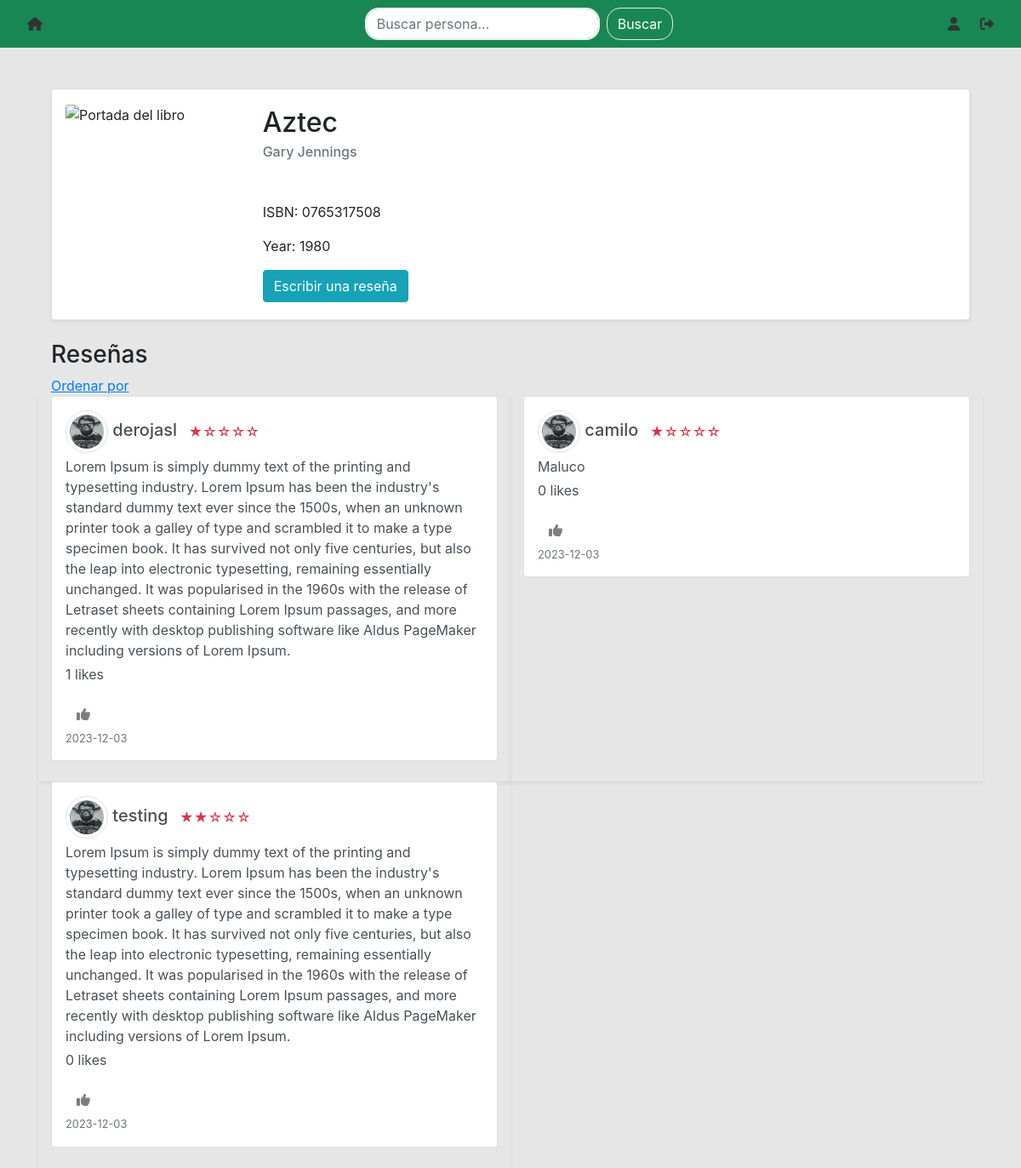
The page /book/0765317508 (signed in) on the database its author committed.
### website/models.py (models this page shows)
class Book(db.Model):
    id = db.Column(db.Integer, primary_key=True)
    isbn = db.Column(db.String(150), unique=True)
    title = db.Column(db.String(500))
    author = db.Column(db.String(300))
    year = db.Column(db.Integer)
    users = db.relationship('User', secondary='list')

class Review(db.Model):
    id = db.Column(db.Integer, primary_key=True)
    book_isbn = db.Column(db.String(150), db.ForeignKey('book.isbn'))
    user_email = db.Column(db.String(150), db.ForeignKey('user.email'))
    review = db.Column(db.String(5000))
    rating = db.Column(db.Integer)
    date = db.Column(db.DateTime(timezone=True), default=func.now())
    likes = db.relationship('Like', backref='review', lazy='dynamic')
    user = db.relationship('User', backref='review')

class User(db.Model, UserMixin):
    id = db.Column(db.Integer, primary_key=True)
    email = db.Column(db.String(150), unique=True)
    password = db.Column(db.String(150))
    first_name = db.Column(db.String(150))
    notes = db.relationship('Note')
    books = db.relationship('Book', secondary='list')
    reviews = db.relationship('Review')
    photo_path = db.Column(db.String(255))

### website/views.py (the view, shortened to what this page needs)
@views.route('/book/<isbn>', defaults={'sort': 'likes', 'order': 'desc'}, methods=['GET', 'POST'])
@views.route('/book/<isbn>/<sort>', defaults={'order': 'desc'}, methods=['GET', 'POST'])
@views.route('/book/<isbn>/<sort>/<order>', methods=['GET', 'POST'])
@login_required
def book(isbn, sort, order):
    book = Book.query.filter_by(isbn=isbn).first_or_404()
    cover_url = get_book_cover(isbn)
    reviewed = False
    invalid_feedback = False
    if sort == 'likes':
        if order == 'asc':
            reviews = Review.query.filter_by(book_isbn=book.isbn).outerjoin(Like).group_by(Review.id).order_by(func.count(Like.user_id).asc()).all()
        else:
            reviews = Review.query.filter_by(book_isbn=book.isbn).outerjoin(Like).group_by(Review.id).order_by(func.count(Like.user_id).desc()).all()
    elif sort == 'date':
        if order == 'asc':
            reviews = Review.query.filter_by(book_isbn=book.isbn).order_by(Review.date.asc()).all()
        else:
            reviews = Review.query.filter_by(book_isbn=book.isbn).order_by(desc(Review.date)).all()
    elif sort == 'length':
        if order == 'asc':
            reviews = Review.query.filter_by(book_isbn=book.isbn).order_by(func.length(Review.review).asc()).all()
        else:
            reviews = Review.query.filter_by(book_isbn=book.isbn).order_by(func.length(Review.review).desc()).all()
    else:
        reviews = Review.query.filter_by(book_isbn=book.isbn).all()
    return render_template('book.html', book=book, user=current_user, reviews=reviews, reviewed=reviewed, invalid_feedback=invalid_feedback, cover_url=cover_url)

### website/__init__.py (called while the page is built)
def create_app():
    app = Flask(__name__)
    app.config['SECRET_KEY'] = 'hjshjhdjah kjshkjdhjs'
    app.config['SQLALCHEMY_DATABASE_URI'] = f'sqlite:///{DB_NAME}'
    app.config['UPLOAD_FOLDER'] = './website/static/uploads'
    app.config['ALLOWED_EXTENSIONS'] = {'png', 'jpg', 'jpeg'}
    if not os.path.exists(app.config['UPLOAD_FOLDER']):
        os.makedirs(app.config['UPLOAD_FOLDER'])
    db.init_app(app)
    from .views import views
    from .auth import auth
    app.register_blueprint(views, url_prefix='/')
    app.register_blueprint(auth, url_prefix='/')
    from .models import User, Note
    with app.app_context():
        db.create_all()
    login_manager = LoginManager()
    login_manager.login_view = 'auth.login'
    login_manager.init_app(app)
    @login_manager.user_loader
    def load_user(id):
        return User.query.get(int(id))
    return app

### website/views.py (called while the page is built)
def get_book_cover(isbn):
    return f'https://covers.openlibrary.org/b/isbn/{isbn}-L.jpg'

### website/templates/book.html (shortened to what this page needs)
{% extends "base.html" %} {% block title %} {{book.title }}{% endblock %} {% block content
    %}
    <div class="container mt-5">
        <div class="card shadow-sm">
            <div class="row no-gutters">
                <div class="col-md-2 p-3">
                    <img src="{{ cover_url }}" class="card-img" alt="Portada del libro" style="max-height: 250px; width: 200px;">
                </div>
                <div class="col-md-9 pl-5">
                    <div class="card-body">
                        <h2 class="card-title">{{ book.title }}</h2>
                        <h6 class="card-subtitle  mb-2 text-muted">{{ book.author }}</h6>
                        <p class="card-text mt-5">ISBN: {{ book.isbn }}</p>
                        <p class="card-text">Year: {{ book.year }}</p>
                        <button type="button" class="btn btn-info " data-toggle="modal" data-target="#reviewModal">
                            Escribir una reseña
                        </button>
                    </div>
                </div>
            </div>
        </div>
        <div class="mt-4">
            <h3>Reseñas</h3>
            <a href="#" class="text-primary" data-toggle="modal" data-target="#sortModal" style="text-decoration: underline;">
                Ordenar por
            </a>
        <br>
            {% if reviews %}
            <div class="row">
                {% for review in reviews %}
                <div class="col-md-6 shadow-sm">
                    <div class="list-group-item list-group-item-action {% if current_user.email == review.user_email %}my-review{% endif %} mb-4 p-3">
                        <div class="d-flex w-100 justify-content-between">
                            <h5 class="mb-1">
                                <img src="{{ url_for('static', filename=review.user.photo_path) }}" alt="User Image" class="user-image img-thumbnail rounded-circle" style="width: 50px; height: 50px; object-fit: cover;">
                                {{ review.user_email.split('@')[0] }} <small class="ml-2 review-stars {% if review.rating == 1 %}text-danger{% elif review.rating == 2 %}text-danger{% elif review.rating == 3 %}text-warning{% elif review.rating == 4 %}text-warning{% elif review.rating == 5 %}text-success{% endif %}">{% for i in range(review.rating) %}★{% endfor %}{% for i in range(5 - review.rating) %}☆{% endfor %}</small></h5>
                        </div>
                        <p class="mb-1 review-text">{{ review.review }}</p>
                        <p>{{ review.likes.count() }} likes</p>
                        <form action="{{ url_for('views.like_review', review_id=review.id) }}" method="post">
                            <button type="submit" class="btn btn-link" style="color: rgb(126, 126, 126); text-decoration: none;">
                                <i class="fas fa-thumbs-up"></i>
                            </button>
                        </form>
                        <div class="d-flex w-100 justify-content-between">
                            {% if review.date %}
                            <small class="text-muted">{{ review.date.strftime('%Y-%m-%d') }}</small>
                            {% endif %}
                        </div>
                    </div>
                </div>
                {% endfor %}
            </div>
            {% else %}
            <p class="text-muted">No hay reseñas.</p>
            {% endif %}
        </div>
    </div>
{% endblock %}

### rows shown on the page
Book: title "Aztec", author "Gary Jennings", isbn "0765317508", year "1980"
Review: photo_path (picture), user_email "derojasl", rating 1 (drawn), review "Lorem Ipsum is simply dummy text of the printing and typesetting industry. Lorem Ipsum has been the industry's standard dummy text ever since the 1500s, when an unknown printer took a galley of type and scrambled it to make a type specimen book. It has survived not only five centuries, but also the leap into electronic typesetting, remaining essentially unchanged. It was popularised in the 1960s with the release of Letraset sheets containing Lorem Ipsum passages, and more recently with desktop publishing software like Aldus PageMaker including versions of Lorem Ipsum.", likes.count "1", date "2023-12-03"
Review: photo_path (picture), user_email "camilo", rating 1 (drawn), review "Maluco", likes.count "0", date "2023-12-03"
Review: photo_path (picture), user_email "testing", rating 2 (drawn), review "Lorem Ipsum is simply dummy text of the printing and typesetting industry. Lorem Ipsum has been the industry's standard dummy text ever since the 1500s, when an unknown printer took a galley of type and scrambled it to make a type specimen book. It has survived not only five centuries, but also the leap into electronic typesetting, remaining essentially unchanged. It was popularised in the 1960s with the release of Letraset sheets containing Lorem Ipsum passages, and more recently with desktop publishing software like Aldus PageMaker including versions of Lorem Ipsum.", likes.count "0", date "2023-12-03"
